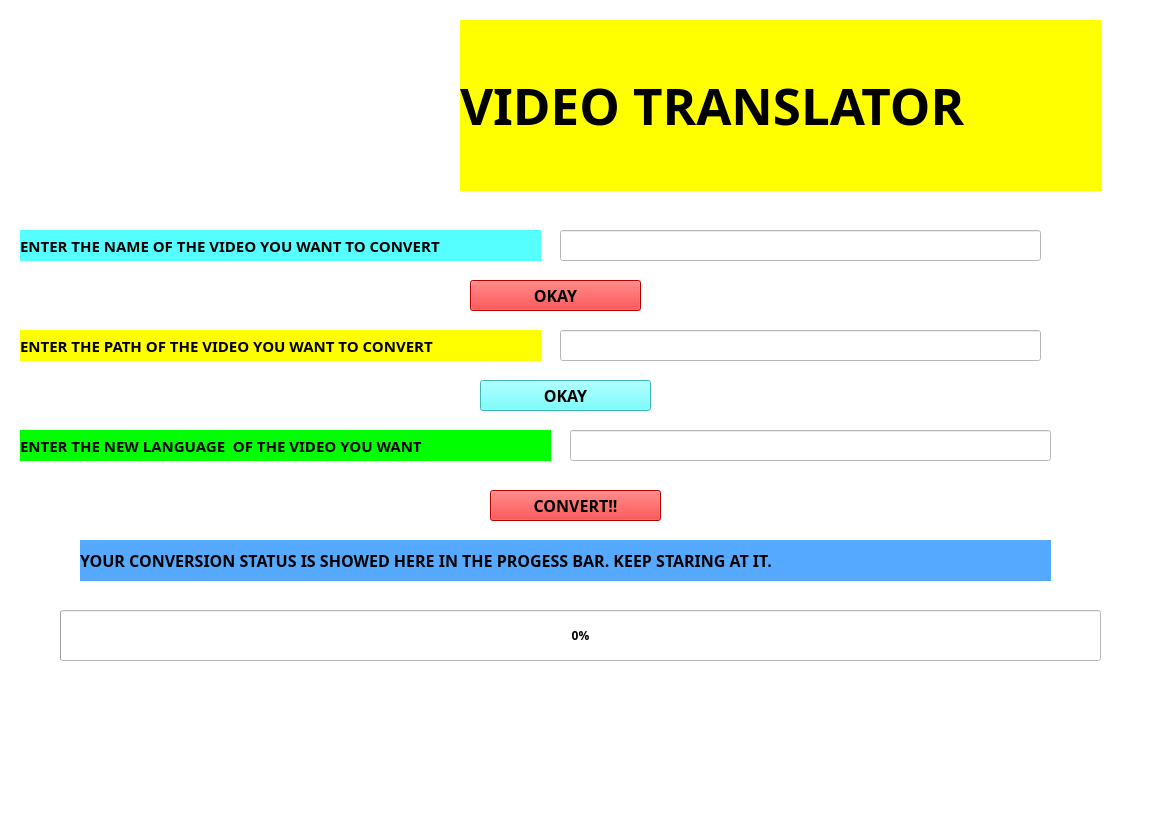
<?xml version="1.0" encoding="UTF-8"?>
<ui version="4.0">
 <class>MainWindow</class>
 <widget class="QMainWindow" name="MainWindow">
  <property name="geometry">
   <rect>
    <x>0</x>
    <y>0</y>
    <width>1164</width>
    <height>833</height>
   </rect>
  </property>
  <property name="focusPolicy">
   <enum>Qt::StrongFocus</enum>
  </property>
  <property name="windowTitle">
   <string>MainWindow</string>
  </property>
  <property name="styleSheet">
   <string notr="true">background-color: rgb(255, 255, 255);</string>
  </property>
  <widget class="QWidget" name="centralwidget">
   <widget class="QLabel" name="label">
    <property name="geometry">
     <rect>
      <x>460</x>
      <y>20</y>
      <width>641</width>
      <height>171</height>
     </rect>
    </property>
    <property name="font">
     <font>
      <family>Algerian</family>
      <pointsize>38</pointsize>
      <weight>75</weight>
      <italic>false</italic>
      <bold>true</bold>
      <underline>false</underline>
     </font>
    </property>
    <property name="focusPolicy">
     <enum>Qt::StrongFocus</enum>
    </property>
    <property name="autoFillBackground">
     <bool>false</bool>
    </property>
    <property name="styleSheet">
     <string notr="true">background-color: rgb(255, 255, 255);
background-color: rgb(255, 255, 0);</string>
    </property>
    <property name="text">
     <string>      VIDEO TRANSLATOR</string>
    </property>
    <property name="textFormat">
     <enum>Qt::RichText</enum>
    </property>
    <property name="scaledContents">
     <bool>false</bool>
    </property>
   </widget>
   <widget class="QLabel" name="label_2">
    <property name="geometry">
     <rect>
      <x>30</x>
      <y>10</y>
      <width>421</width>
      <height>211</height>
     </rect>
    </property>
    <property name="text">
     <string/>
    </property>
    <property name="pixmap">
     <pixmap>3.PNG</pixmap>
    </property>
   </widget>
   <widget class="QLabel" name="label_5">
    <property name="geometry">
     <rect>
      <x>20</x>
      <y>230</y>
      <width>521</width>
      <height>31</height>
     </rect>
    </property>
    <property name="font">
     <font>
      <family>Algerian</family>
      <pointsize>11</pointsize>
      <weight>75</weight>
      <bold>true</bold>
     </font>
    </property>
    <property name="styleSheet">
     <string notr="true">background-color: rgb(0, 255, 0);
background-color: rgb(85, 255, 255);</string>
    </property>
    <property name="text">
     <string>ENTER THE NAME OF THE VIDEO YOU WANT TO CONVERT</string>
    </property>
   </widget>
   <widget class="QLineEdit" name="lineEdit">
    <property name="geometry">
     <rect>
      <x>560</x>
      <y>230</y>
      <width>481</width>
      <height>31</height>
     </rect>
    </property>
   </widget>
   <widget class="QPushButton" name="pushButton">
    <property name="geometry">
     <rect>
      <x>470</x>
      <y>280</y>
      <width>171</width>
      <height>31</height>
     </rect>
    </property>
    <property name="font">
     <font>
      <family>Algerian</family>
      <pointsize>12</pointsize>
      <weight>75</weight>
      <bold>true</bold>
     </font>
    </property>
    <property name="styleSheet">
     <string notr="true">background-color: rgb(85, 255, 255);
background-color: rgb(255, 0, 0);</string>
    </property>
    <property name="text">
     <string>OKAY</string>
    </property>
   </widget>
   <widget class="QLabel" name="label_6">
    <property name="geometry">
     <rect>
      <x>20</x>
      <y>330</y>
      <width>521</width>
      <height>31</height>
     </rect>
    </property>
    <property name="font">
     <font>
      <family>Algerian</family>
      <pointsize>11</pointsize>
      <weight>75</weight>
      <bold>true</bold>
     </font>
    </property>
    <property name="styleSheet">
     <string notr="true">background-color: rgb(0, 255, 0);
background-color: rgb(255, 255, 0);</string>
    </property>
    <property name="text">
     <string>ENTER THE PATH OF THE VIDEO YOU WANT TO CONVERT</string>
    </property>
   </widget>
   <widget class="QLineEdit" name="lineEdit_2">
    <property name="geometry">
     <rect>
      <x>560</x>
      <y>330</y>
      <width>481</width>
      <height>31</height>
     </rect>
    </property>
   </widget>
   <widget class="QPushButton" name="pushButton_2">
    <property name="geometry">
     <rect>
      <x>480</x>
      <y>380</y>
      <width>171</width>
      <height>31</height>
     </rect>
    </property>
    <property name="font">
     <font>
      <family>Algerian</family>
      <pointsize>12</pointsize>
      <weight>75</weight>
      <bold>true</bold>
     </font>
    </property>
    <property name="styleSheet">
     <string notr="true">background-color: rgb(85, 255, 255);</string>
    </property>
    <property name="text">
     <string>OKAY</string>
    </property>
   </widget>
   <widget class="QLabel" name="label_7">
    <property name="geometry">
     <rect>
      <x>20</x>
      <y>430</y>
      <width>531</width>
      <height>31</height>
     </rect>
    </property>
    <property name="font">
     <font>
      <family>Algerian</family>
      <pointsize>11</pointsize>
      <weight>75</weight>
      <bold>true</bold>
     </font>
    </property>
    <property name="styleSheet">
     <string notr="true">background-color: rgb(0, 255, 0);</string>
    </property>
    <property name="text">
     <string>ENTER THE NEW LANGUAGE  OF THE VIDEO YOU WANT</string>
    </property>
   </widget>
   <widget class="QLineEdit" name="lineEdit_3">
    <property name="geometry">
     <rect>
      <x>570</x>
      <y>430</y>
      <width>481</width>
      <height>31</height>
     </rect>
    </property>
   </widget>
   <widget class="QPushButton" name="pushButton_3">
    <property name="geometry">
     <rect>
      <x>490</x>
      <y>490</y>
      <width>171</width>
      <height>31</height>
     </rect>
    </property>
    <property name="font">
     <font>
      <family>Algerian</family>
      <pointsize>12</pointsize>
      <weight>75</weight>
      <bold>true</bold>
     </font>
    </property>
    <property name="styleSheet">
     <string notr="true">background-color: rgb(85, 255, 255);
background-color: rgb(255, 0, 0);</string>
    </property>
    <property name="text">
     <string>CONVERT!!</string>
    </property>
   </widget>
   <widget class="QProgressBar" name="progressBar">
    <property name="geometry">
     <rect>
      <x>60</x>
      <y>610</y>
      <width>1041</width>
      <height>51</height>
     </rect>
    </property>
    <property name="font">
     <font>
      <family>Algerian</family>
      <weight>75</weight>
      <bold>true</bold>
     </font>
    </property>
    <property name="value">
     <number>0</number>
    </property>
   </widget>
   <widget class="QLabel" name="label_3">
    <property name="geometry">
     <rect>
      <x>80</x>
      <y>540</y>
      <width>971</width>
      <height>41</height>
     </rect>
    </property>
    <property name="font">
     <font>
      <family>Algerian</family>
      <pointsize>12</pointsize>
      <weight>75</weight>
      <bold>true</bold>
     </font>
    </property>
    <property name="styleSheet">
     <string notr="true">background-color: rgb(85, 170, 255);</string>
    </property>
    <property name="text">
     <string>YOUR CONVERSION STATUS IS SHOWED HERE IN THE PROGESS BAR. KEEP STARING AT IT.</string>
    </property>
   </widget>
  </widget>
  <widget class="QStatusBar" name="statusbar"/>
 </widget>
 <resources/>
 <connections/>
</ui>
